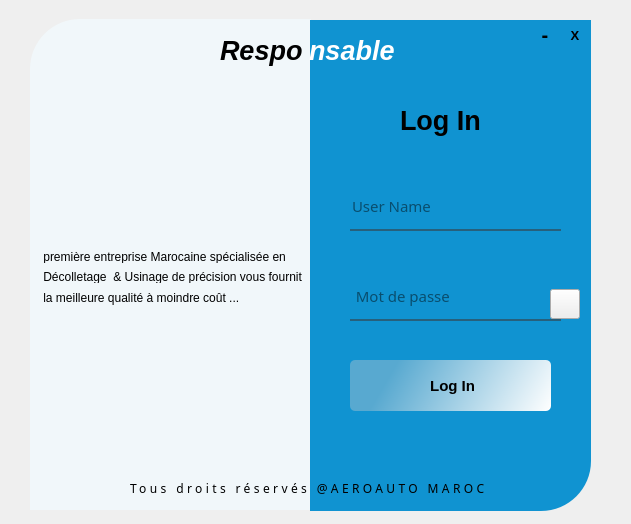
<?xml version="1.0" encoding="UTF-8"?>
<ui version="4.0">
 <class>Dialog</class>
 <widget class="QDialog" name="Dialog">
  <property name="geometry">
   <rect>
    <x>0</x>
    <y>0</y>
    <width>631</width>
    <height>524</height>
   </rect>
  </property>
  <property name="font">
   <font>
    <pointsize>9</pointsize>
   </font>
  </property>
  <property name="windowTitle">
   <string>Dialog</string>
  </property>
  <widget class="QWidget" name="widget" native="true">
   <property name="geometry">
    <rect>
     <x>20</x>
     <y>10</y>
     <width>591</width>
     <height>501</height>
    </rect>
   </property>
   <property name="styleSheet">
    <string notr="true"/>
   </property>
   <widget class="QLabel" name="label">
    <property name="geometry">
     <rect>
      <x>10</x>
      <y>9</y>
      <width>281</width>
      <height>491</height>
     </rect>
    </property>
    <property name="styleSheet">
     <string notr="true">background-color:#F1F7FA;
border-top-left-radius:50px;</string>
    </property>
    <property name="text">
     <string/>
    </property>
   </widget>
   <widget class="QPushButton" name="pushButton">
    <property name="geometry">
     <rect>
      <x>10</x>
      <y>20</y>
      <width>281</width>
      <height>291</height>
     </rect>
    </property>
    <property name="styleSheet">
     <string notr="true">
image: url(:/Icons/Icons/logo.png);
border :none;
</string>
    </property>
    <property name="text">
     <string/>
    </property>
   </widget>
   <widget class="QLabel" name="label_2">
    <property name="geometry">
     <rect>
      <x>290</x>
      <y>10</y>
      <width>281</width>
      <height>491</height>
     </rect>
    </property>
    <property name="styleSheet">
     <string notr="true">background-color:#1093D1;
border-bottom-right-radius:50px;</string>
    </property>
    <property name="text">
     <string/>
    </property>
   </widget>
   <widget class="QLineEdit" name="lineEdit">
    <property name="geometry">
     <rect>
      <x>330</x>
      <y>180</y>
      <width>211</width>
      <height>41</height>
     </rect>
    </property>
    <property name="font">
     <font>
      <family>Barlow</family>
      <pointsize>-1</pointsize>
     </font>
    </property>
    <property name="styleSheet">
     <string notr="true">background-color:rgba(0,0,0,0);
border:none;
font-family: Barlow, sans-serif;
font-size:  15px;
border-bottom:2px solid rgba(46,82,101,200);
color:rgba(0,0,0,240);
padding-bottom:7px;</string>
    </property>
    <property name="placeholderText">
     <string>User Name</string>
    </property>
   </widget>
   <widget class="QLineEdit" name="lineEdit_2">
    <property name="geometry">
     <rect>
      <x>330</x>
      <y>270</y>
      <width>211</width>
      <height>41</height>
     </rect>
    </property>
    <property name="font">
     <font>
      <family>Barlow</family>
      <pointsize>-1</pointsize>
     </font>
    </property>
    <property name="styleSheet">
     <string notr="true">background-color:rgba(0,0,0,0);
border:none;
font-family: Barlow, sans-serif;
font-size:  15px;
border-bottom:2px solid rgba(46,82,101,200);
color:rgba(0,0,0,240);
padding-bottom:7px;</string>
    </property>
    <property name="echoMode">
     <enum>QLineEdit::Password</enum>
    </property>
    <property name="placeholderText">
     <string> Mot de passe</string>
    </property>
   </widget>
   <widget class="QPushButton" name="pushButton_2">
    <property name="geometry">
     <rect>
      <x>330</x>
      <y>350</y>
      <width>201</width>
      <height>51</height>
     </rect>
    </property>
    <property name="font">
     <font>
      <pointsize>11</pointsize>
      <weight>75</weight>
      <bold>true</bold>
     </font>
    </property>
    <property name="cursor">
     <cursorShape>PointingHandCursor</cursorShape>
    </property>
    <property name="styleSheet">
     <string notr="true">QPushButton#pushButton_2{
	background-color: qlineargradient(spread:pad, x1:0.114, y1:0.869318, x2:1, y2:1, stop:0 rgba(88, 169, 208, 255), stop:1 rgba(255, 255, 255, 255));
border-radius: 5px;

}
QPushButton#pushButton_2:hover{
background-color: #5F91F0;
}
QPushButton#pushButton_2:pressed{
padding-left: 5px;
padding-top:5px;
background-color: #5FEDF0;
}
</string>
    </property>
    <property name="text">
     <string> Log In</string>
    </property>
   </widget>
   <widget class="QLabel" name="label_4">
    <property name="geometry">
     <rect>
      <x>110</x>
      <y>470</y>
      <width>361</width>
      <height>16</height>
     </rect>
    </property>
    <property name="font">
     <font>
      <family>Barlow</family>
      <pointsize>-1</pointsize>
      <weight>12</weight>
      <italic>false</italic>
      <bold>false</bold>
      <underline>false</underline>
      <strikeout>false</strikeout>
     </font>
    </property>
    <property name="focusPolicy">
     <enum>Qt::TabFocus</enum>
    </property>
    <property name="styleSheet">
     <string notr="true">QLabel{
    font-family: Barlow, sans-serif;
    font-size:  12px;
    font-weight: 100;
    color: rgba(0, 0, 0, 1);
    text-transform: none;
    font-style: normal;
    text-decoration: none;
    line-height: 1em;
    letter-spacing: 3.4px;
}</string>
    </property>
    <property name="text">
     <string>Tous droits réservés @AEROAUTO MAROC </string>
    </property>
   </widget>
   <widget class="QPushButton" name="pushButton_3">
    <property name="geometry">
     <rect>
      <x>530</x>
      <y>279</y>
      <width>30</width>
      <height>30</height>
     </rect>
    </property>
    <property name="cursor">
     <cursorShape>PointingHandCursor</cursorShape>
    </property>
    <property name="styleSheet">
     <string notr="true"/>
    </property>
    <property name="text">
     <string/>
    </property>
   </widget>
   <widget class="QLabel" name="label_6">
    <property name="geometry">
     <rect>
      <x>20</x>
      <y>280</y>
      <width>281</width>
      <height>16</height>
     </rect>
    </property>
    <property name="styleSheet">
     <string notr="true"/>
    </property>
    <property name="text">
     <string> la meilleure qualité à moindre coût ...</string>
    </property>
   </widget>
   <widget class="QLabel" name="label_7">
    <property name="geometry">
     <rect>
      <x>20</x>
      <y>240</y>
      <width>281</width>
      <height>13</height>
     </rect>
    </property>
    <property name="font">
     <font>
      <pointsize>9</pointsize>
     </font>
    </property>
    <property name="text">
     <string> première entreprise Marocaine spécialisée en</string>
    </property>
   </widget>
   <widget class="QLabel" name="label_9">
    <property name="geometry">
     <rect>
      <x>20</x>
      <y>260</y>
      <width>281</width>
      <height>13</height>
     </rect>
    </property>
    <property name="font">
     <font>
      <pointsize>9</pointsize>
     </font>
    </property>
    <property name="text">
     <string> Décolletage  &amp; Usinage de précision vous fournit </string>
    </property>
   </widget>
   <widget class="QPushButton" name="pushButton_4">
    <property name="geometry">
     <rect>
      <x>10</x>
      <y>200</y>
      <width>51</width>
      <height>51</height>
     </rect>
    </property>
    <property name="styleSheet">
     <string notr="true">border:none;
image: url(:/Icons/Icons/quota-removebg-preview.png);
padding: 10px;</string>
    </property>
    <property name="text">
     <string/>
    </property>
   </widget>
   <widget class="QPushButton" name="pushButton_5">
    <property name="geometry">
     <rect>
      <x>170</x>
      <y>290</y>
      <width>51</width>
      <height>51</height>
     </rect>
    </property>
    <property name="styleSheet">
     <string notr="true">border:none;
image: url(:/Icons/Icons/quota-removebg-preview.png);
padding: 10px;</string>
    </property>
    <property name="text">
     <string/>
    </property>
   </widget>
   <widget class="QLabel" name="label_8">
    <property name="geometry">
     <rect>
      <x>310</x>
      <y>419</y>
      <width>241</width>
      <height>31</height>
     </rect>
    </property>
    <property name="text">
     <string/>
    </property>
   </widget>
   <widget class="QPushButton" name="pushButton_6">
    <property name="geometry">
     <rect>
      <x>540</x>
      <y>10</y>
      <width>30</width>
      <height>30</height>
     </rect>
    </property>
    <property name="font">
     <font>
      <pointsize>10</pointsize>
      <weight>75</weight>
      <bold>true</bold>
     </font>
    </property>
    <property name="cursor">
     <cursorShape>PointingHandCursor</cursorShape>
    </property>
    <property name="styleSheet">
     <string notr="true">QPushButton#pushButton_6{
border:none;
padding: 5px;
}
QPushButton#pushButton_6:hover{
background-color: #F74444;
}
QPushButton#pushButton_6:pressed{
background-color: #FA9290;
}</string>
    </property>
    <property name="text">
     <string>X</string>
    </property>
   </widget>
   <widget class="QPushButton" name="pushButton_7">
    <property name="geometry">
     <rect>
      <x>510</x>
      <y>10</y>
      <width>30</width>
      <height>30</height>
     </rect>
    </property>
    <property name="font">
     <font>
      <pointsize>15</pointsize>
      <weight>75</weight>
      <bold>true</bold>
     </font>
    </property>
    <property name="cursor">
     <cursorShape>PointingHandCursor</cursorShape>
    </property>
    <property name="whatsThis">
     <string>&lt;html&gt;&lt;head/&gt;&lt;body&gt;&lt;p&gt;-&lt;/p&gt;&lt;/body&gt;&lt;/html&gt;</string>
    </property>
    <property name="styleSheet">
     <string notr="true">QPushButton#pushButton_7{
border:none;
}
QPushButton#pushButton_7:hover{
background-color: #D2F55B;
}
QPushButton#pushButton_7:pressed{
background-color: #EAFAB4;
}</string>
    </property>
    <property name="text">
     <string>-</string>
    </property>
   </widget>
   <widget class="QLabel" name="label_10">
    <property name="geometry">
     <rect>
      <x>289</x>
      <y>20</y>
      <width>211</width>
      <height>40</height>
     </rect>
    </property>
    <property name="font">
     <font>
      <pointsize>20</pointsize>
      <weight>75</weight>
      <italic>true</italic>
      <bold>true</bold>
     </font>
    </property>
    <property name="styleSheet">
     <string notr="true">color:white;</string>
    </property>
    <property name="text">
     <string>nsable</string>
    </property>
   </widget>
  </widget>
  <widget class="QLabel" name="label_3">
   <property name="geometry">
    <rect>
     <x>400</x>
     <y>100</y>
     <width>100</width>
     <height>40</height>
    </rect>
   </property>
   <property name="font">
    <font>
     <pointsize>20</pointsize>
     <weight>75</weight>
     <bold>true</bold>
    </font>
   </property>
   <property name="text">
    <string>Log In</string>
   </property>
  </widget>
  <widget class="QLabel" name="label_5">
   <property name="geometry">
    <rect>
     <x>220</x>
     <y>30</y>
     <width>101</width>
     <height>41</height>
    </rect>
   </property>
   <property name="font">
    <font>
     <pointsize>20</pointsize>
     <weight>75</weight>
     <italic>true</italic>
     <bold>true</bold>
    </font>
   </property>
   <property name="text">
    <string>Respo</string>
   </property>
  </widget>
 </widget>
 <resources>
  <include location="Resources.qrc"/>
  <include location="Resources.qrc"/>
 </resources>
 <connections/>
</ui>
